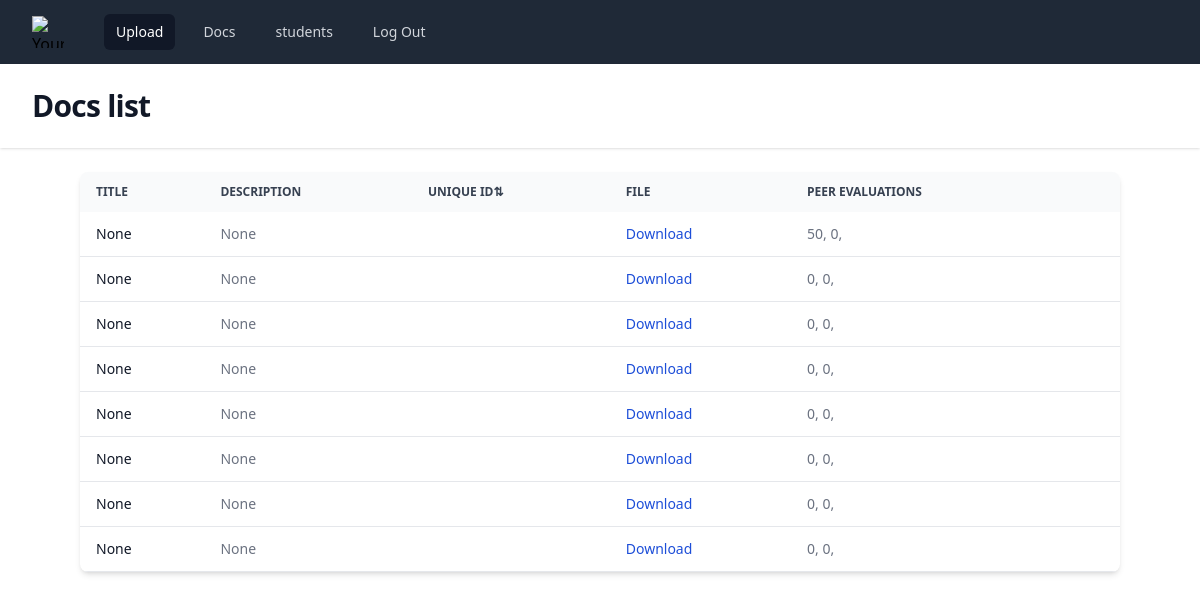
/docs/, run on an earlier commit of the app's database.
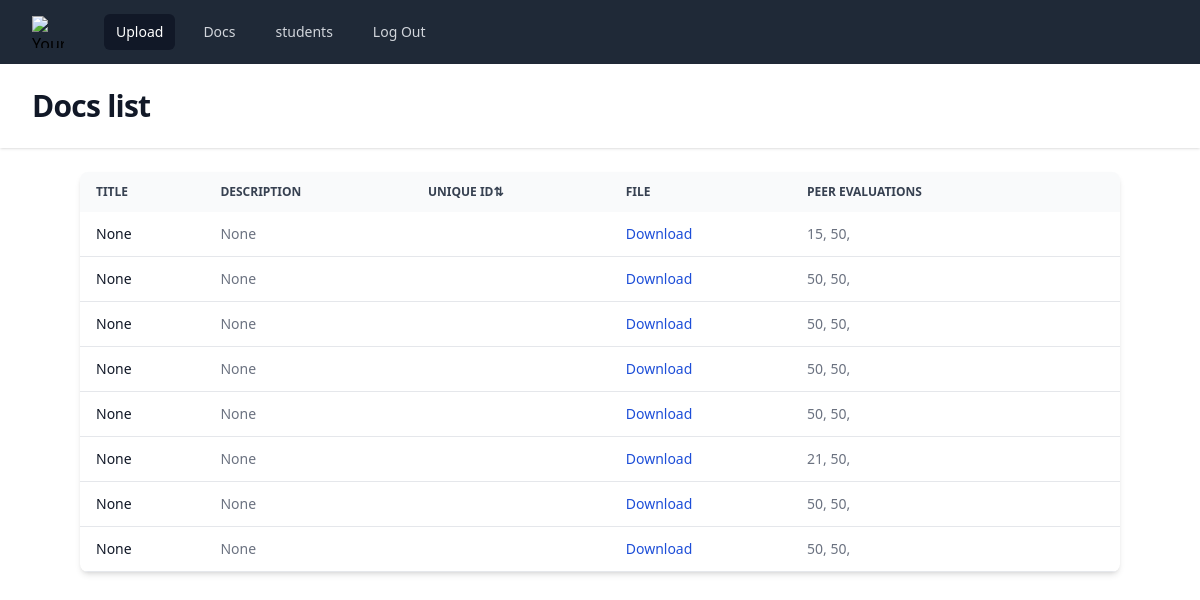
And on a later commit of the database.
### app/models.py (models this page shows, shortened)
class PeerEvaluation(models.Model):
    evaluator_id = models.IntegerField()
    evaluation_date = models.DateTimeField(auto_now_add=True)
    evaluation = models.TextField()
    feedback = models.TextField()
    score = models.IntegerField()
    document = models.ForeignKey('documents', on_delete=models.CASCADE)
    evaluated = models.BooleanField(default=False)
    ticket = models.IntegerField(default=0)
    evaluated_by = models.ForeignKey(User, on_delete=models.CASCADE, null=True, related_name='evaluated_by')

### app/views.py (the view)
# urls.py: path('docs/', evaluationList),
def evaluationList(request):
    docs = []
    for doc in documents.objects.all():
        evaluations = PeerEvaluation.objects.filter(document_id=doc.id)
        docs.append({
            'doc': doc,
            'evaluations': evaluations
        })
    return render(request, 'docs.html', {'docs': docs})

### app/templates/docs.html (shortened to what this page needs)
{% extends "base.html" %} {% block title %} PeerEval : : Home {% endblock %} {% block header %} Docs list {% endblock %} {% block content %}
<div class="mx-auto max-w-screen-xl px-4 lg:px-12">
  <div
    class="bg-white dark:bg-gray-800 relative shadow-md sm:rounded-lg overflow-hidden"
  >
    <div class="overflow-x-auto">
      <table
        id="docsTable"
        class="w-full text-sm text-left text-gray-500 dark:text-gray-400"
      >
        <thead
          class="text-xs text-gray-700 uppercase bg-gray-50 dark:bg-gray-700 dark:text-gray-400"
        >
          <tr>
            <th scope="col" class="px-4 py-3">Title</th>
            <th scope="col" class="px-4 py-3">Description</th>
            <th scope="col" class="px-4 py-3" id="sortRollNo">
              Unique ID<span id="sort-icon">⇅</span>
            </th>
            <th scope="col" class="px-4 py-3">File</th>
            <th scope="col" class="px-4 py-3">Peer Evaluations</th>
            <th scope="col" class="px-4 py-3">
            </th>
          </tr>
        </thead>
        <tbody>
          {% for doc in docs %}
          <tr class="border-b dark:border-gray-700">
            <th
              scope="row"
              class="px-4 py-3 font-medium text-gray-900 whitespace-nowrap dark:text-white"
            >
              {{ doc.doc.title }}
            </th>
            <td class="px-4 py-3">{{ doc.doc.description }}</td>
            <td class="px-4 py-3 roll-no">{{ doc.doc.roll_no }}</td>
            <td class="px-4 py-3">
              <a
                href="{{ doc.doc.file.url }}"
                class="text-blue-700 hover:underline dark:text-blue-400 dark:hover:text-blue-300"
                target="_blank"
                >Download</a
              >
            </td>
            <td class="px-4 py-3">
              {% if doc.evaluations %} {% for eval in doc.evaluations %}
              {{ eval.score }}, {% endfor %} {% else %} No evaluations yet {% endif %}
            </td>
          </tr>
          {% endfor %}
        </tbody>
      </table>
    </div>
  </div>
</div>
{% endblock %}

What changed in the data, as far as the page shows it:
changed PeerEvaluation (number 1 of 16 on the later page): score "50" → "15"
changed PeerEvaluation (number 2 of 16 on the later page): score "0" → "50"
changed PeerEvaluation (number 3 of 16 on the later page): score "0" → "50"
changed PeerEvaluation (number 4 of 16 on the later page): score "0" → "50"
changed PeerEvaluation (number 5 of 16 on the later page): score "0" → "50"
changed PeerEvaluation (number 6 of 16 on the later page): score "0" → "50"
changed PeerEvaluation (number 7 of 16 on the later page): score "0" → "50"
changed PeerEvaluation (number 8 of 16 on the later page): score "0" → "50"
changed PeerEvaluation (number 9 of 16 on the later page): score "0" → "50"
changed PeerEvaluation (number 10 of 16 on the later page): score "0" → "50"
changed PeerEvaluation (number 11 of 16 on the later page): score "0" → "21"
changed PeerEvaluation (number 12 of 16 on the later page): score "0" → "50"
changed PeerEvaluation (number 13 of 16 on the later page): score "0" → "50"
changed PeerEvaluation (number 14 of 16 on the later page): score "0" → "50"
changed PeerEvaluation (number 15 of 16 on the later page): score "0" → "50"
changed PeerEvaluation (number 16 of 16 on the later page): score "0" → "50"
